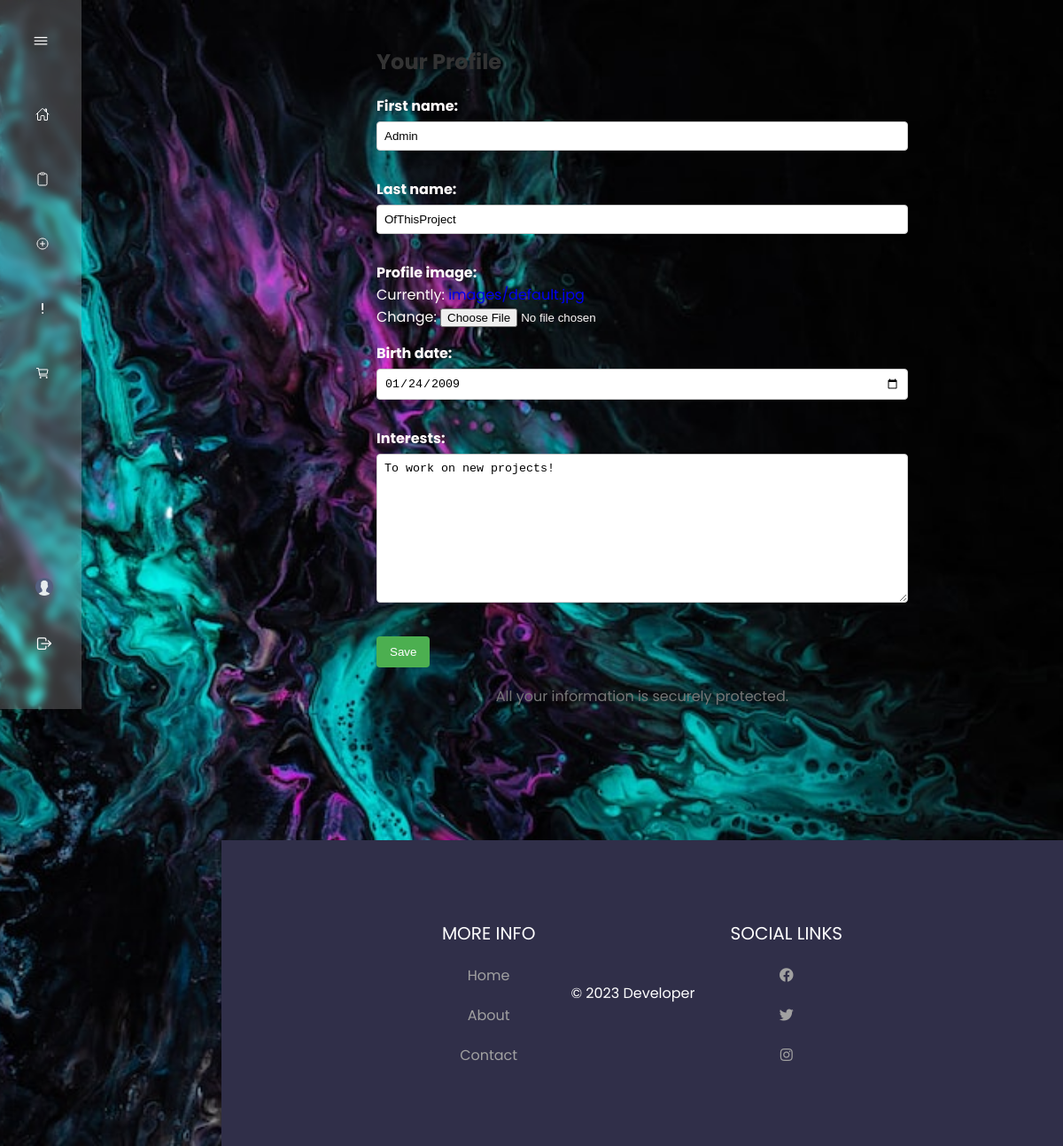
/profile/ (signed in), run on the app's committed database.
### Profile/models.py (models this page shows, shortened)
class UserProfile(models.Model):
    user = models.OneToOneField(User, on_delete=models.CASCADE)
    first_name = models.CharField(max_length=50)
    last_name = models.CharField(max_length=50)
    birth_date = models.DateField(null=True, blank=True)
    interests = models.TextField(max_length=255)
    last_visit = models.DateTimeField(null=True, blank=True)
    profile_image = models.ImageField(upload_to='images/', default='images/default.jpg')

### Profile/views.py (the view)
# urls.py: path('profile/', include('Profile.urls')),
@login_required
def profile(request):
    user_profile, created = UserProfile.objects.get_or_create(user=request.user)
    if request.method == 'POST':
        form = UserProfileForm(request.POST, instance=user_profile)
        if form.is_valid():
            form.save()
            messages.success(request, 'Your profile has been updated!')
            return redirect('profile')
    else:
        form = UserProfileForm(instance=user_profile)
    context = {
        'form': form,
    }
    return render(request, 'profile/profile.html', context)

### Profile/forms.py
class UserProfileForm(forms.ModelForm):
    class Meta:
        model = UserProfile
        fields = ['first_name', 'last_name', 'profile_image', 'birth_date', 'interests']
        widgets = {'birth_date': forms.DateInput(attrs={'type': 'date'})}

### Profile/templates/profile/profile.html (shortened to what this page needs)
{% extends 'main/base.html' %}
{% block content %}
    <div class="profile-container">
        <h2>Your Profile</h2>
        <form method="post" class="profile-form">
            {{ form.as_p }}
            <button type="submit" class="save-button">Save</button>
        </form>
        <div class="security-info">
            <p>All your information is securely protected.</p>
        </div>
    </div>
{% endblock content %}

### static/styles/base.css (style rules this page uses)
body { margin: 0; }
*,::before,::after { box-sizing: border-box; }

### static/styles/navbar.css (style rules this page uses)
:root { --nav-width: 92px; --first-color: #CA26FF; --bg-color: #12192C; --sub-color: #B6CEFC; --white-color: #fff; --body-font: "Poppins", sans-serif; --normal-font-size: 1rem; --small-font-size: .875rem; --z-fixed: 100; }
a { text-decoration: none; }

### Profile/templates/profile/profile.html (style rules this page uses)
.profile-container { max-width: 600px; margin: 0 auto; }
h2 { color: #333; }
.profile-form { margin-top: 20px; }
label { display: block; margin-top: 10px; font-weight: bold; }
input[type="text"], input[type="date"], textarea { width: 100%; padding: 8px; margin-top: 5px; margin-bottom: 15px; box-sizing: border-box; border: 1px solid #ccc; border-radius: 4px; }
.save-button { background-color: #4CAF50; color: white; padding: 10px 15px; border: none; border-radius: 4px; cursor: pointer; }
.security-info { margin-top: 20px; text-align: center; }
.security-info p { color: #777; }

### data on the page
UserProfile: first_name "Admin", last_name "OfThisProject", birth_date "01/24/2009", interests "To work on new projects!"
